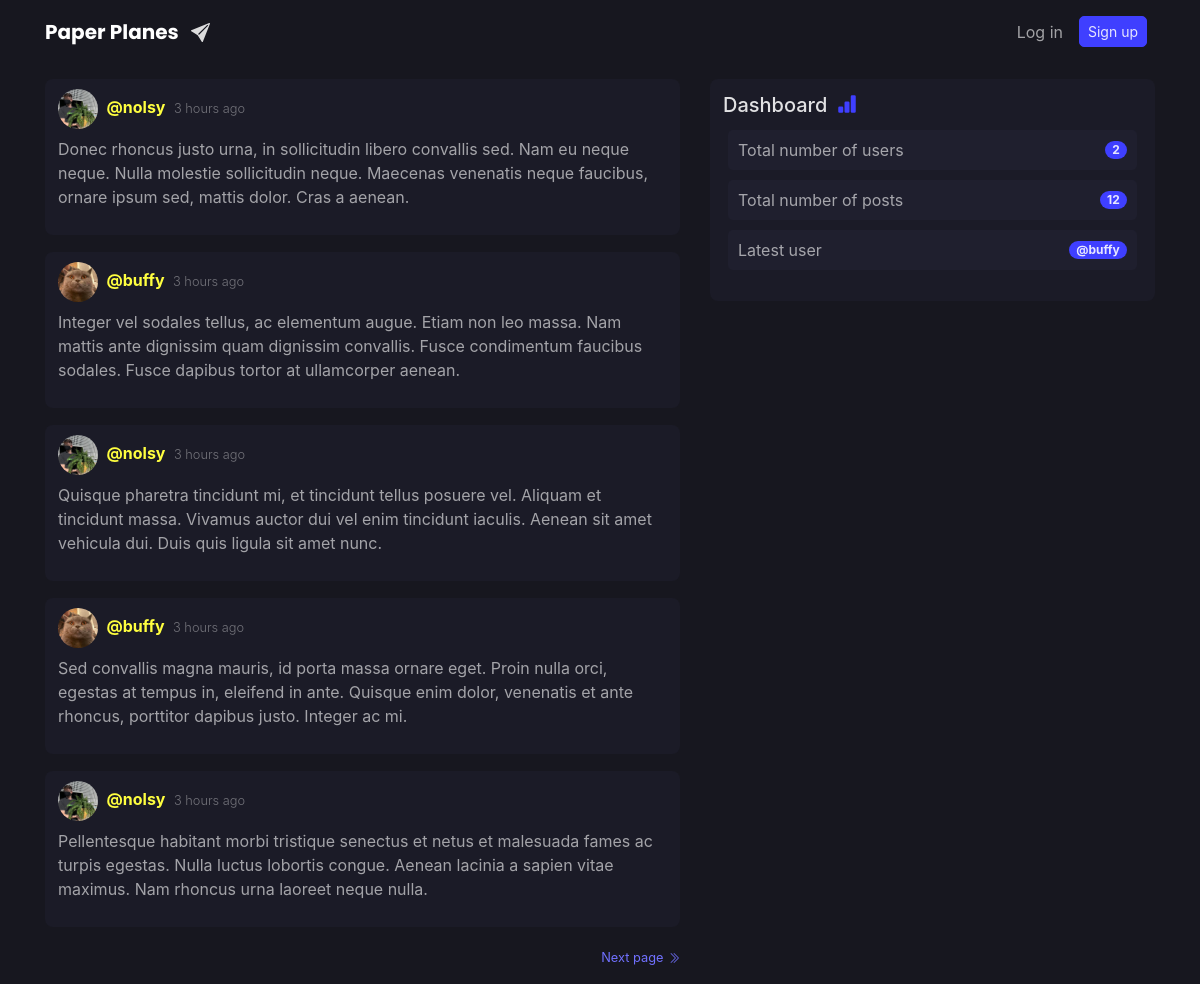
The page / on the database its author committed.
### application/models.py (models this page shows, shortened)
class Post(db.Model):
    id = db.Column(db.Integer, primary_key=True)
    content = db.Column(db.Text(300), nullable=False)
    date_posted = db.Column(db.DateTime, nullable=False,
                            default=datetime.utcnow)
    edited = db.Column(db.Boolean, nullable=False, default=False)
    user_id = db.Column(db.Integer, db.ForeignKey('user.id'), nullable=False)

class User(db.Model, UserMixin):
    id = db.Column(db.Integer, primary_key=True)
    username = db.Column(db.String(8), unique=True, nullable=False)
    email = db.Column(db.String(254), unique=True, nullable=False)
    image_file = db.Column(db.String(20), nullable=False,
                           default='default.jpg')
    password = db.Column(db.String(60), nullable=False)
    date_joined = db.Column(db.DateTime, nullable=False,
                            default=datetime.utcnow)
    posts = db.relationship('Post', backref='author', lazy=True)

### application/routes.py (the view)
@blueprint.route("/")
def index():
    page = request.args.get('page', 1, type=int)
    posts = Post.query.order_by(
        Post.date_posted.desc()).paginate(page=page, per_page=5)
    return render_template('index.html', posts=posts, elapsed_time=elapsed_time, total_users=total_users, total_posts=total_posts, latest_user=latest_user)

### application/routes.py (called while the page is built)
def total_users():
    return User.query.count()

def total_posts():
    return Post.query.count()

def latest_user():
    return User.query.order_by(User.date_joined.desc()).first().username

### application/templates/index.html (shortened to what this page needs)
{% extends "base.html" %}
{% block content %}
{% for post in posts.items %}
<article class="media content-section">
    <div class="w-100">
        <img class="rounded-circle article-img" src="{{ url_for('static', filename='profile_pics/' + post.author.image_file) }}">
        <span class="mr-1 secondary-colour font-weight-bold">@{{ post.author.username }}</span>
        <small class="font-weight-light">{{ elapsed_time(post) }}</small>
        {% if post.author == current_user %}
        <p class="post-content mb-0 mt-2">{{ post.content }}</p>
        <div class="float-right">
            <small class="mb-0">
                <a href="{{ url_for('post.edit_post', post_id=post.id) }}">
                    <svg xmlns="http://www.w3.org/2000/svg" width="14" height="14" class="bi bi-pencil-fill" viewBox="0 0 16 16" id="svg-edit">
                        <path d="M12.854.146a.5.5 0 0 0-.707 0L10.5 1.793 14.207 5.5l1.647-1.646a.5.5 0 0 0 0-.708l-3-3zm.646 6.061L9.793 2.5 3.293 9H3.5a.5.5 0 0 1 .5.5v.5h.5a.5.5 0 0 1 .5.5v.5h.5a.5.5 0 0 1 .5.5v.5h.5a.5.5 0 0 1 .5.5v.207l6.5-6.5zm-7.468 7.468A.5.5 0 0 1 6 13.5V13h-.5a.5.5 0 0 1-.5-.5V12h-.5a.5.5 0 0 1-.5-.5V11h-.5a.5.5 0 0 1-.5-.5V10h-.5a.499.499 0 0 1-.175-.032l-.179.178a.5.5 0 0 0-.11.168l-2 5a.5.5 0 0 0 .65.65l5-2a.5.5 0 0 0 .168-.11l.178-.178z" />
                    </svg>
                </a>
            </small>
        </div>
        {% else %}
        <p class="post-content mt-2">{{ post.content }}</p>
        {% endif %}
    </div>
</article>
{% endfor %}
{% for page_num in posts.iter_pages(left_edge=0, right_edge=0, left_current=1, right_current=2) %}
{% if page_num and page_num > posts.page %}
{% if page_num > posts.page %}
<a class="soft-primary-colour float-right mb-3" href="{{ url_for('routes.index', page=page_num) }}">
    <small class="soft-primary-colour">Next page</small>
</a>
{% endif %}
{% endif %}
{% endfor %}
{% endblock content %}
{% block sidebar %}
<div class="col-md-5">
    <div class="content-section">
        <div class="align-middle mt-1">
            <h5 class="heading-title">Dashboard</h5>
        </div>
        <ul class="list-group">
            <a href="#">
                <li class="sidebar-list d-flex justify-content-between align-items-center">
                    Total number of users
                    <span class="badge badge-pill badge-fill high-emphasis">{{ total_users() }}</span>
                </li>
            </a>
            <a href="#">
                <li class="sidebar-list d-flex justify-content-between align-items-center">
                    Total number of posts
                    <span class="badge badge-pill badge-fill high-emphasis">{{ total_posts() }}</span>
                </li>
            </a>
            <a href="#">
                <li class="sidebar-list d-flex justify-content-between align-items-center">
                    Latest user
                    <span class="badge badge-pill badge-fill high-emphasis">@{{ latest_user() }}</span>
                </li>
            </a>
        </ul>
    </div>
</div>
{% endblock sidebar %}

### application/templates/base.html (shortened to what this page needs)
<!DOCTYPE html>
<html lang="en">
<head>
  <link rel=" stylesheet" href="https://stackpath.bootstrapcdn.com/bootstrap/4.3.1/css/bootstrap.min.css" />
  <link rel="stylesheet" href="/static/CSS/style.css" />
</head>
<header>
  <nav class="navbar navbar-expand-md navbar-dark nav-dark">
    <div class="container">
      <a class="navbar-brand mr-4 font-weight-bold" href="{{ url_for('routes.index') }}" id="nav-heading">
        Paper Planes
      </a>
      <div class="collapse navbar-collapse" id="navbarToggle">
        <div class="navbar-nav">
          {% if current_user.is_authenticated %}
          <li class="nav-item dropdown d-none d-md-block">
            <a class="nav-link" href="#" id="navbarDropdown" role="button" data-toggle="dropdown" aria-haspopup="true" aria-expanded="false">
              <span class="secondary-colour font-weight-bold">@{{current_user.username}}</span>
              <img class="rounded-circle profile-icon" src="{{ url_for('static', filename='profile_pics/' + current_user.image_file) }}">
            </a>
            <div class="dropdown-menu" aria-labelledby="navbarDropdown">
              <a class="dropdown-item pl-3" href="{{ url_for('post.new_post') }}">
                <svg xmlns="http://www.w3.org/2000/svg" width="14" height="14" fill="currentColor" class="bi bi-plus-lg mr-2" viewBox="0 0 16 16">
                  <path fill-rule="evenodd" d="M8 2a.5.5 0 0 1 .5.5v5h5a.5.5 0 0 1 0 1h-5v5a.5.5 0 0 1-1 0v-5h-5a.5.5 0 0 1 0-1h5v-5A.5.5 0 0 1 8 2Z" />
                </svg>
                New post
              </a>
              <a class="dropdown-item pl-3" href="{{ url_for('profile.profile') }}">
                <svg xmlns="http://www.w3.org/2000/svg" width="14" height="14" fill="currentColor" class="bi bi-gear-fill mr-2" viewBox="0 0 16 16">
                  <path d="M9.405 1.05c-.413-1.4-2.397-1.4-2.81 0l-.1.34a1.464 1.464 0 0 1-2.105.872l-.31-.17c-1.283-.698-2.686.705-1.987 1.987l.169.311c.446.82.023 1.841-.872 2.105l-.34.1c-1.4.413-1.4 2.397 0 2.81l.34.1a1.464 1.464 0 0 1 .872 2.105l-.17.31c-.698 1.283.705 2.686 1.987 1.987l.311-.169a1.464 1.464 0 0 1 2.105.872l.1.34c.413 1.4 2.397 1.4 2.81 0l.1-.34a1.464 1.464 0 0 1 2.105-.872l.31.17c1.283.698 2.686-.705 1.987-1.987l-.169-.311a1.464 1.464 0 0 1 .872-2.105l.34-.1c1.4-.413 1.4-2.397 0-2.81l-.34-.1a1.464 1.464 0 0 1-.872-2.105l.17-.31c.698-1.283-.705-2.686-1.987-1.987l-.311.169a1.464 1.464 0 0 1-2.105-.872l-.1-.34zM8 10.93a2.929 2.929 0 1 1 0-5.86 2.929 2.929 0 0 1 0 5.858z" />
                </svg>
                Profile settings
              </a>
              <a class="dropdown-item pl-3" href="{{ url_for('authentication.logout') }}">
                <svg xmlns="http://www.w3.org/2000/svg" width="14" height="14" fill="currentColor" class="bi bi-door-closed mr-2" viewBox="0 0 16 16">
                  <path d="M3 2a1 1 0 0 1 1-1h8a1 1 0 0 1 1 1v13h1.5a.5.5 0 0 1 0 1h-13a.5.5 0 0 1 0-1H3V2zm1 13h8V2H4v13z" />
                  <path d="M9 9a1 1 0 1 0 2 0 1 1 0 0 0-2 0z" />
                </svg>
                Log out
              </a>
            </div>
          </li>
          {% else %}
          <a class="nav-item nav-link my-auto d-none d-md-block" href="{{ url_for('authentication.login') }}" style="color: var(--medium-emphasis);">Log in</a>
          <a class="nav-item nav-link my-auto d-none d-md-block" href="{{ url_for('authentication.register') }}"><button class="btn button btn-sm input-button">Sign up</button></a>
          {% endif %}
        </div>
      </div>
    </div>
  </nav>
</header>
<body>
  <main role="main" class="container container-main">
    <div class="row justify-content-center">
      <div class="col-md-7">
        {% block content %}
        {% endblock content %}
      </div>
      {% block sidebar %}
      {% endblock sidebar %}
    </div>
  </main>
</body>
</html>

### application/static/CSS/style.css (style rules this page uses)
:root { --primary: #3f3fff; --secondary: #ffff3f; --background: #17171f; --component: #1b1b27; --surface: #1f1f2e; --soft-primary: #7171ff; --high-emphasis: rgb(255, 255, 255, 0.87); --medium-emphasis: rgb(255, 255, 255, 0.60); --disable: rgb(255, 255, 255, 0.38); --outer-radius: 8px; --inner-radius: 5px; --hover-opacity: 0.90; }
#nav-heading { font-family: 'Poppins', sans-serif; }
body { background: var(--background); }
.container-main { margin-top: 1rem; }
h1, h2, h3, h4, h5, h6 { color: var(--high-emphasis); }
p, legend { color: var(--medium-emphasis); }
small { color: var(--disable); }
.high-emphasis { color: var(--high-emphasis); }
.nav-dark { background-color: var(--background); }
.content-section { background: var(--component); padding: 10px 13px; border-radius: var(--outer-radius); margin-bottom: 17px; }
.post-content { white-space: pre-line; word-wrap: break-word; overflow-wrap: break-word; }
.sidebar-list { padding: 8px 10px; margin: 5px; border-radius: var(--inner-radius); list-style-type: none; color: var(--medium-emphasis); background-color: var(--surface); }
.input-button { border-radius: var(--inner-radius); background-color: var(--primary); border-color: var(--primary); color: var(--high-emphasis); }
.heading-title { margin-right: 5px; display: inline-block; }
.badge-fill { background-color: var(--primary); }
.article-img { height: 40px; width: 40px; margin-right: 4px; }
.soft-primary-colour { color: var(--soft-primary); }
.secondary-colour { color: var(--secondary); }

### rows shown on the page
Post: image_file (picture), author.username "nolsy", date_posted "3 hours ago", content "Donec rhoncus justo urna, in sollicitudin libero convallis sed. Nam eu neque neque. Nulla molestie sollicitudin neque. Maecenas venenatis neque faucibus, ornare ipsum sed, mattis dolor. Cras a aenean."
Post: image_file (picture), author.username "buffy", date_posted "3 hours ago", content "Integer vel sodales tellus, ac elementum augue. Etiam non leo massa. Nam mattis ante dignissim quam dignissim convallis. Fusce condimentum faucibus sodales. Fusce dapibus tortor at ullamcorper aenean."
Post: image_file (picture), author.username "nolsy", date_posted "3 hours ago", content "Quisque pharetra tincidunt mi, et tincidunt tellus posuere vel. Aliquam et tincidunt massa. Vivamus auctor dui vel enim tincidunt iaculis. Aenean sit amet vehicula dui. Duis quis ligula sit amet nunc."
Post: image_file (picture), author.username "buffy", date_posted "3 hours ago", content "Sed convallis magna mauris, id porta massa ornare eget. Proin nulla orci, egestas at tempus in, eleifend in ante. Quisque enim dolor, venenatis et ante rhoncus, porttitor dapibus justo. Integer ac mi."
Post: image_file (picture), author.username "nolsy", date_posted "3 hours ago", content "Pellentesque habitant morbi tristique senectus et netus et malesuada fames ac turpis egestas. Nulla luctus lobortis congue. Aenean lacinia a sapien vitae maximus. Nam rhoncus urna laoreet neque nulla."
User: username "buffy"

### other values the page prints
{{ total_users() }} "2"
{{ total_posts() }} "12"
